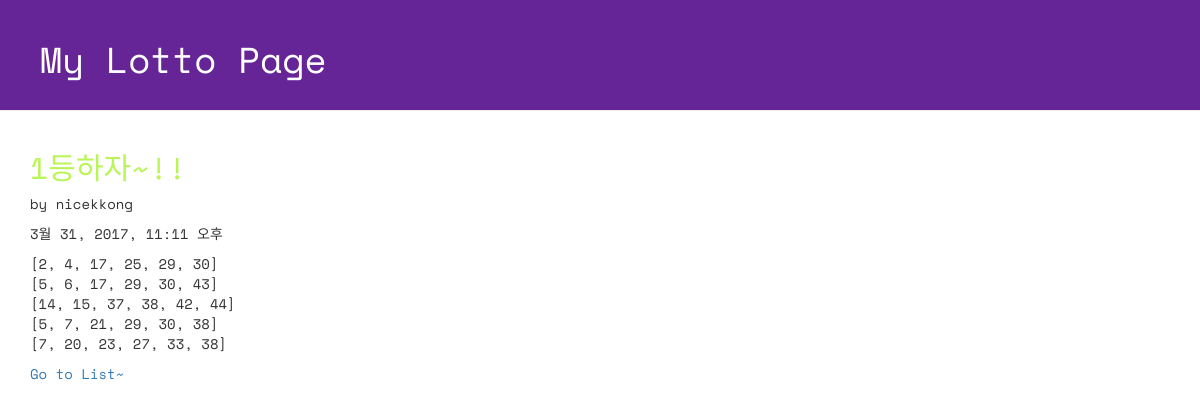
Screenshot of /lotto/1/detail/ with the database file from the repository.
### lotto/models.py (models this page shows, shortened)
class GuessNumbers(models.Model):
    name = models.CharField(max_length=24)
    lottos = models.CharField(max_length=255, default='[1, 2, 3, 4, 5, 6]')
    text = models.CharField(max_length=255)
    num_lotto = models.IntegerField(default=5)
    update_date = models.DateTimeField()

### lotto/views.py (the view)
# urls.py: url(r'^(?P<lottoKey>[0-9]+)/detail/$', views.detail, name="detail"),
def detail(request, lottoKey):
    lotto = GuessNumbers.objects.get(pk = lottoKey)
    return render(request, "lotto/detail.html", {"lotto":lotto})

### lotto/templates/lotto/detail.html (shortened to what this page needs)
<!DOCTYPE html>
{% load staticfiles %}
<html lang="ko">
<head>
    <link rel="stylesheet" href="//maxcdn.bootstrapcdn.com/bootstrap/3.2.0/css/bootstrap.min.css">
    <link rel="stylesheet" href="//maxcdn.bootstrapcdn.com/bootstrap/3.2.0/css/bootstrap-theme.min.css">
    <link rel="stylesheet" href="{% static 'css/lotto.css' %}">
</head>
<body>
<div class="page-header">
    <h1>My Lotto Page</h1>
</div>
<div class="container lotto">
    <h2>{{ lotto.text }}</h2>
    <p> by {{ lotto.name }}</p>
    <p> {{ lotto.update_date }}</p>
    <p> {{ lotto.lottos|linebreaksbr }}</p>
    <h7><a href="/lotto">Go to List~</a></h7>
</div>
</body>
</html>

### lotto/static/css/lotto.css (style rules this page uses)
.page-header { background-color: #652596; margin-top: 0; padding: 20px 20px 20px 40px; font-family: 'Space Mono', monospace; }
.page-header h1 { color: #FFFFFF; }
.container { font-family: 'Space Mono', monospace; }
.container h2 { color: #b9f555; }

### rows the page displays
GuessNumbers: text "1등하자~!!", name "nicekkong", update_date "3월 31, 2017, 11:11 오후", lottos "[2, 4, 17, 25, 29, 30] [5, 6, 17, 29, 30, 43] [14, 15, 37, 38, 42, 44] [5, 7, 21, 29, 30, 38] [7, 20, 23, 27, 33, 38]"
